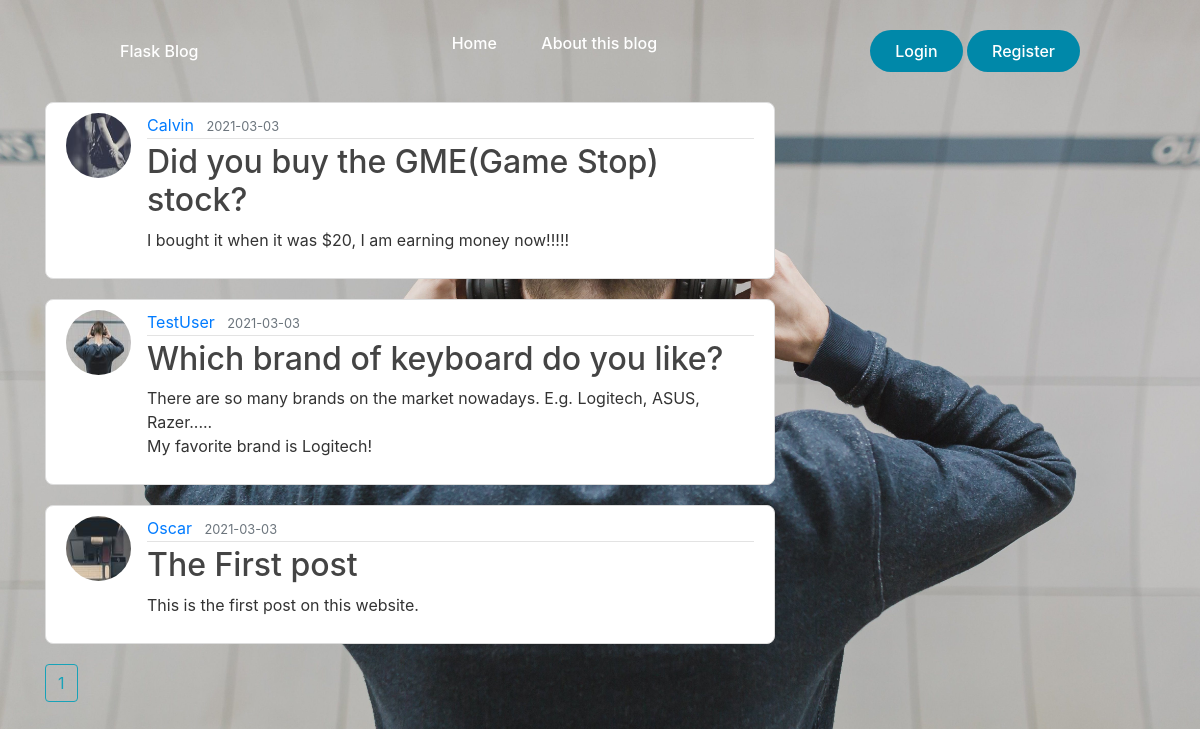
The page /home on the database its author committed.
### flaskblog/models.py (models this page shows, shortened)
class Post(db.Model):
    id = db.Column(db.Integer, primary_key=True)
    title = db.Column(db.String(100), nullable=False)
    date_posted = db.Column(db.DateTime, nullable=False, default=datetime.now)
    content = db.Column(db.Text, nullable=False)
    user_id = db.Column(db.Integer, db.ForeignKey('user.id'), nullable=False)

class User(db.Model, UserMixin):
    id = db.Column(db.Integer, primary_key=True)
    username = db.Column(db.String(20), unique=True, nullable=False)
    email = db.Column(db.String(120), unique=True, nullable=False)
    image_file = db.Column(db.String(20), nullable=False, default='default.jpg')
    password = db.Column(db.String(60), nullable=False)
    posts = db.relationship('Post', backref='author', lazy=True)

### flaskblog/routes.py (the view)
@app.route("/")
@app.route("/home")
def home():
    page = request.args.get('page', 1, type=int)
    posts = Post.query.order_by(Post.date_posted.desc()).paginate(page=page, per_page=4)
    return render_template('home.html', posts=posts)

### flaskblog/templates/home.html
{% extends "layout.html" %}
{% block content %}
    {% for post in posts.items %}
        <article class="media content-section">
          <img class="rounded-circle article-img" src="{{ url_for('static', filename='profile_pics/' + post.author.image_file) }}">
          <div class="media-body">
            <div class="article-metadata">
              <a class="mr-2" href="{{ url_for('user_posts', username=post.author.username) }}">{{ post.author.username }}</a>
              <small class="text-muted">{{ post.date_posted.strftime('%Y-%m-%d') }}</small>
            </div>
            <h2><a class="article-title" href="{{ url_for('post', post_id=post.id) }}">{{ post.title }}</a></h2>
            <p class="article-content">{{ post.content }}</p>
          </div>
        </article>
    {% endfor %}
    {% for page_num in posts.iter_pages(left_edge=1, right_edge=1, left_current=1, right_current=2) %}
      {% if page_num %}
        {% if posts.page == page_num %}
        <a class="btn btn-outline-info mb-4" href="{{ url_for('home', page=page_num) }}">{{ page_num }}</a>
        {% else %}
        <a class="btn btn-outline-info mb-4" href="{{ url_for('home', page=page_num) }}">{{ page_num }}</a>
        {% endif %}
      {% endif %}
    {% endfor %}
{% endblock content %}

### flaskblog/templates/layout.html (shortened to what this page needs)
<!DOCTYPE html>
<html>
<head>
    <link rel="stylesheet" href="https://maxcdn.bootstrapcdn.com/bootstrap/4.0.0/css/bootstrap.min.css">
    <link rel="stylesheet" type="text/css" href="{{ url_for('static', filename='main.css') }}">
</head>
<body>
  <header>
        <a href="/">Flask Blog</a>
        <nav>
          <ul class="nav__links">
            <li><a href="{{ url_for('home') }}">Home</a></li>
            <li><a href="{{ url_for('about') }}">About this blog</a></li>
        </ul>
        </nav>
        <div>
          {% if current_user.is_authenticated %}
            <a href="{{ url_for('new_post') }}"><button>New Post</button></a>
            <a href="{{ url_for('account') }}"><button>Account</button></a>
            <a href="{{ url_for('logout') }}"><button>Logout</button></a>
          {% else %}
            <button><a href="{{ url_for('login') }}">Login</a></button>
            <button><a href="{{ url_for('register') }}">Register</a></button>
          {% endif %}
        </div>
  </header>
  <main role="main" class="container">
    <div class="row">
      <div class="col-md-8">
        {% block content %}{% endblock %}
      </div>
      <div class="col-md-4">
          <video width="350" height="270" autoplay loop muted>
            <source src="{{ url_for('static', filename='video.mp4') }}" type="video/mp4"></source>
          </video>
      </div>
    </div>
  </main>
</body>
</html>

### flaskblog/static/main.css (style rules this page uses)
body { background: url(listening.jpg); object-position: center; background-size: cover; background-repeat: no-repeat; color: #333333; }
h1, h2, h3, h4, h5, h6 { color: #444444; }
header a, li { font-weight: 500; font-size: 16px; color: rgb(255, 255, 255); text-decoration: none; }
header { display: flex; justify-content: space-between; align-items: center; padding: 30px 10%; }
.nav__links { list-style: none; }
.nav__links li { display: inline-block; padding: 0px 20px; }
.nav__links li a { transition: all 0.3s ease 0s; }
button { padding: 9px 25px; background-color: rgba(0,136,169,1); border: none; border-radius: 50px; cursor: pointer; transition: all 0.3s ease 0s; }
.content-section { background: #ffffff; padding: 10px 20px; border: 1px solid #dddddd; border-radius: 8px; margin-bottom: 20px; }
.article-title { color: #444444; }
.article-content { white-space: pre-line; }
.article-img { height: 65px; width: 65px; margin-right: 16px; }
.article-metadata { padding-bottom: 1px; margin-bottom: 4px; border-bottom: 1px solid #e3e3e3 }

### rows shown on the page
Post: image_file (picture), author.username "Calvin", date_posted "2021-03-03", title "Did you buy the GME(Game Stop) stock?", content "I bought it when it was $20, I am earning money now!!!!!"
Post: image_file (picture), author.username "TestUser", date_posted "2021-03-03", title "Which brand of keyboard do you like?", content "There are so many brands on the market nowadays. E.g. Logitech, ASUS, Razer..... My favorite brand is Logitech!"
Post: image_file (picture), author.username "Oscar", date_posted "2021-03-03", title "The First post", content "This is the first post on this website."

### other values the page prints
{{ page_num }} "1"
